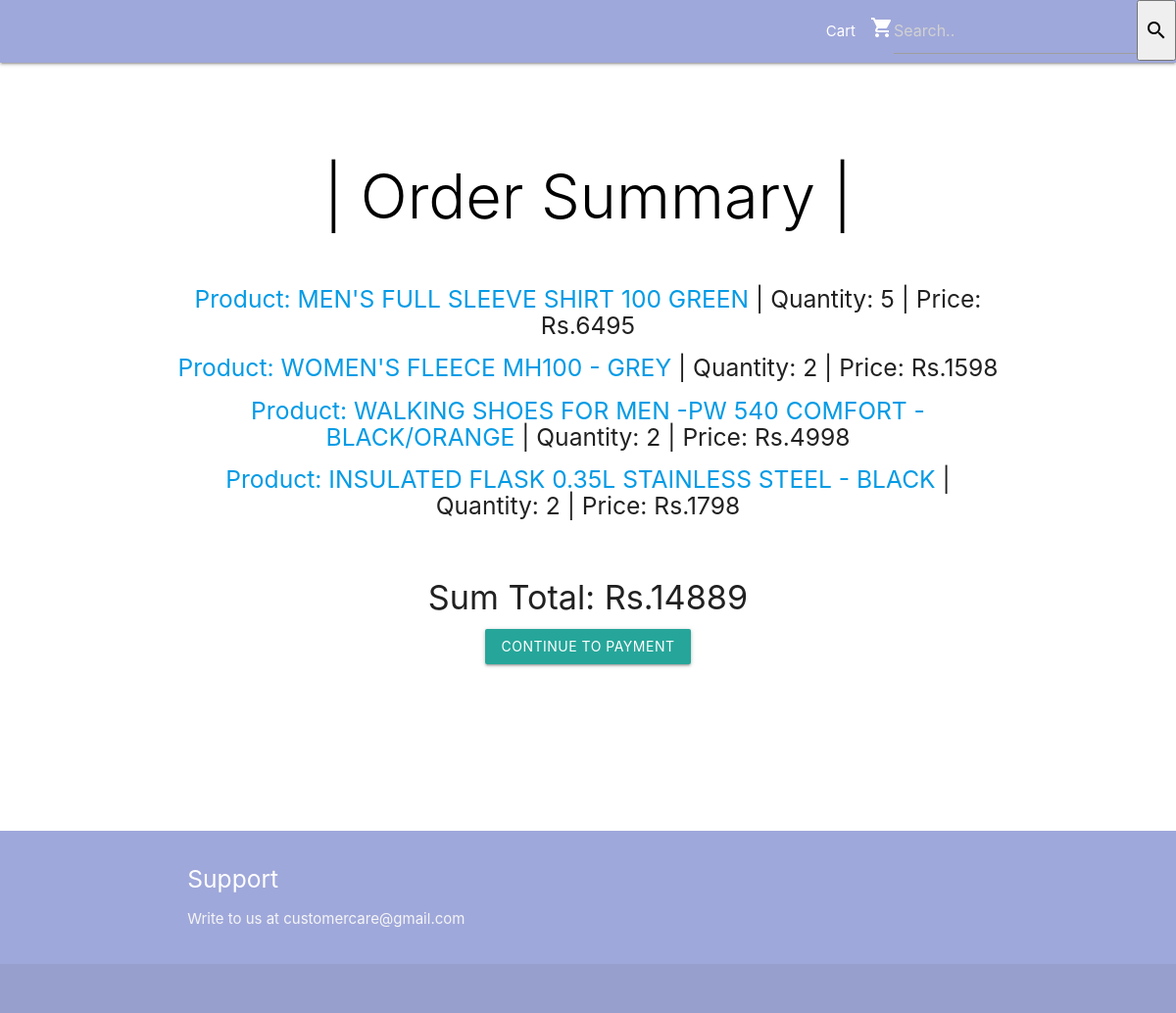
The app's page /checkout, older data.
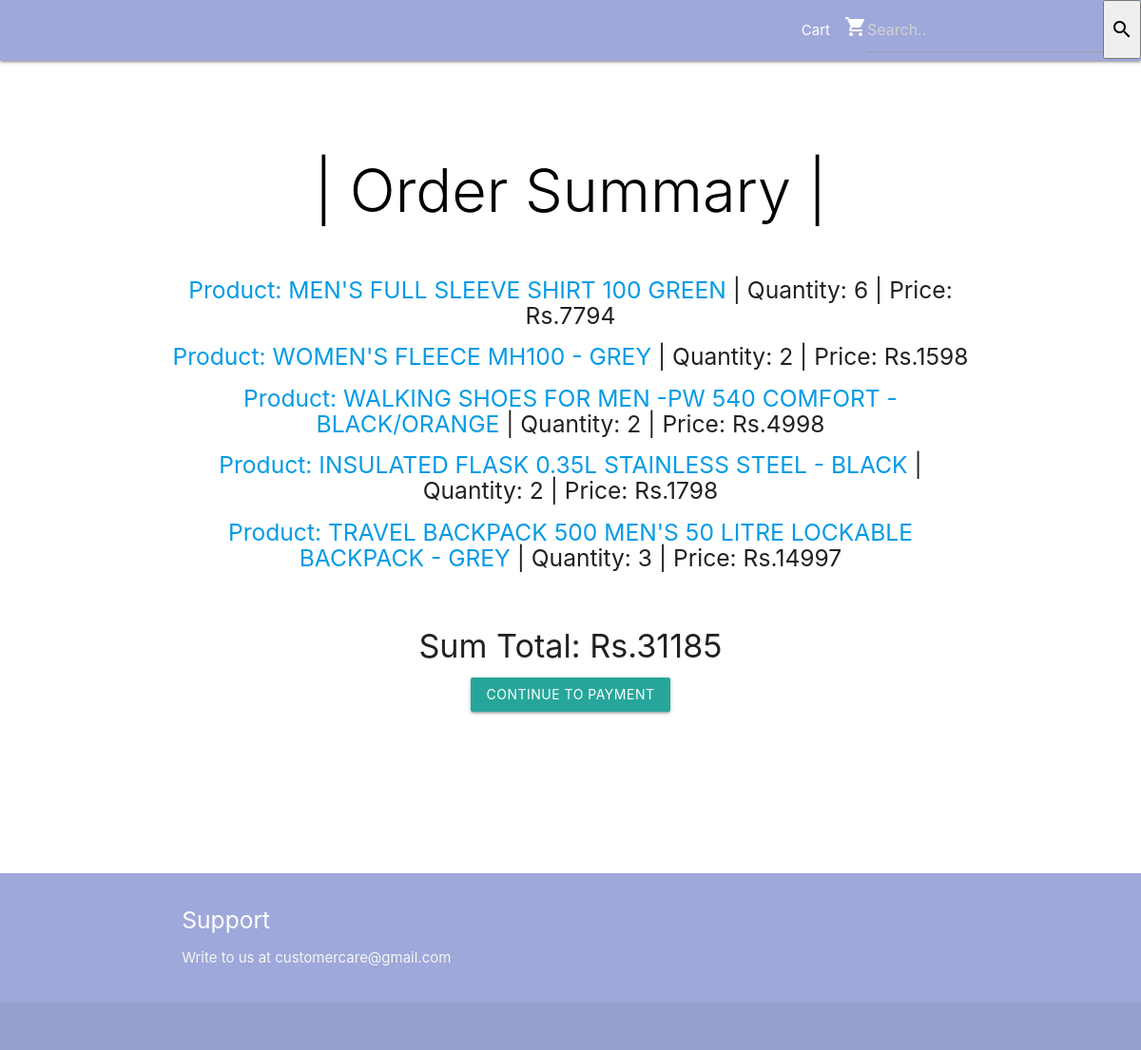
The same page, newer data.
### cart/models.py (models this page shows, shortened)
class product(models.Model):
    product_ID = models.IntegerField(primary_key=True)
    product_name = models.CharField(max_length=200, blank=True)
    category = models.CharField(max_length=200, blank=True)
    product_stock = models.IntegerField(default=0)
    price = models.IntegerField(default=0)
    product_description = models.CharField(max_length=300, default='Null')
    cart = models.CharField(max_length=5000, default='Null')
    quantity = models.IntegerField(default=0)
    imagesrc = models.CharField(max_length=500, default=" ")

### cart/views.py (the view)
# urls.py: path('checkout', views.checkout, name='checkout'),
def checkout(request):
    products = product.objects.all().filter(cart="1")
    context = {
        'products': products,
    }
    template = loader.get_template('checkout.html')
    return HttpResponse(template.render(context, request))

### cart/templates/checkout.html (shortened to what this page needs)
<!DOCTYPE html>
<html lang="en">
{% extends 'base.html' %}
{% block head %}
<head>
{% load static %}
  <link href="{% static 'css/materialize.css' %}" type="text/css" rel="stylesheet" media="screen,projection"/>
  <link href="{% static 'css/style.css' %}" type="text/css" rel="stylesheet" media="screen,projection"/>
</head>
{% endblock %}
{% block body %}
<body>
  {% load static %}
  <nav class="indigo lighten-3" role="navigation">
      {% load static %}
      <ul class="right hide-on-med-and-down">
        <li><a href="/cart">Cart</a></li><li><i class="material-icons">shopping_cart</i></li>
         <li>
          <form method="POST" action="/search">
            <input type="text" placeholder="Search.." name="search"></li>
            <li>
              <button type="submit"><i class="material-icons">search</i></button>
            </li>
      </ul>
  </nav>
  <div class="section no-pad-bot" id="index-banner">
    <div class="container">
      <br><br>
      <h1 class="header center black-text light">| Order Summary |</h1>
    </div>
  </div>
  <div class="container">
    <div class="section">
      <div class="row">
{% if products %}
            <ul>
            {% for product in products %}
                <h5 class="center"><li><a href="/ecommerce/{{ product.product_ID }}/">Product: {{product.product_name }}</a> | Quantity: {{product.quantity }} | Price: Rs.{% widthratio product.price 1 product.quantity %}</li></h5>
            {% endfor %}
            </ul>
        {% else %}
            <p>No products are available.</p>
        {% endif %}
<form action='payment/' method="GET" id="form1">
  <br>
<div class="container">
  <div class="center">
    <h4><script> document.write ("Sum Total: Rs." + sum) </script></h4>
  <button
    type="submit"
    class="btn attendBtn"
    name="check out">Continue to Payment
  </button>
</div>
</div>
 </form>
      </div>
      </div>
      </div>
    <br><br>
  <br><br>
  <br><br>
  <footer class="page-footer indigo lighten-3">
    <div class="container">
      <div class="row">
        <div class="col l6 s12">
          <h5 class="white-text">Support</h5>
          <p class="grey-text text-lighten-4">Write to us at customercare@gmail.com</p>
        </div>
      </div>
    </div>
    <div class="footer-copyright">
    </div>
  </footer>
  </body>
  {% endblock %}

### cart/templates/base.html (shortened to what this page needs)
<html>
<head>
    {% load static %}
  <link href="{% static 'css/materialize.css' %}" type="text/css" rel="stylesheet" media="screen,projection"/>
  <link href="{% static 'css/style.css' %}" type="text/css" rel="stylesheet" media="screen,projection"/>
    {% block head %}
    {% endblock %}
</head>
<body>
    {% block body %}
    {% endblock %}
</body>
</html>

Row changes from the older to the newer data that the page shows:
changed product "MEN'S FULL SLEEVE SHIRT 100 GREEN": quantity "5" → "6"; price+quantity "6495" → "7794"
now on this page (row edited): product: product_name "TRAVEL BACKPACK 500 MEN'S 50 LITRE LOCKABLE BACKPACK - GREY", quantity "3", price+quantity "14997"
Text that changed along with them:
text written by a page script: "Sum Total: Rs.14889" → "Sum Total: Rs.31185"
